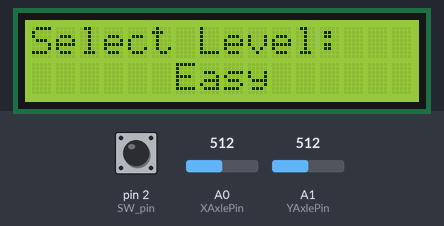
This sketch was run on a simulated Arduino Uno, built with avr-gcc and run on an emulated ATmega328P. On the bench: 16×2 character LCD. The test bench sets the inputs (shaded band); at power-on: A0 (XAxlePin) = 512, pin 2 (SW_pin) HIGH, A1 (YAxlePin) = 512.

Above: at 1.2 s.
1.3 s: A0 (XAxlePin) set to 356
2.8 s: A0 (XAxlePin) set to 333
At 3.18 s:
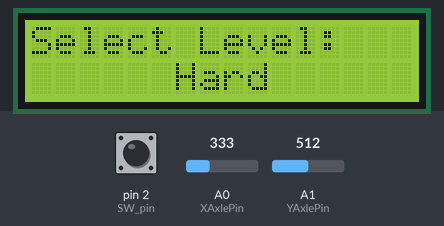
5.8 s: pin 2 (SW_pin) pulled LOW for 3.2 s
At 6.4 s:
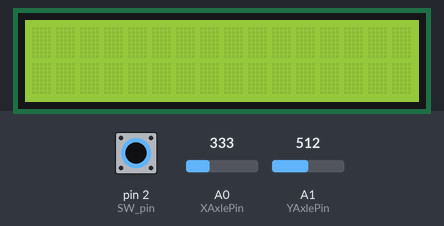
At 7.9 s:
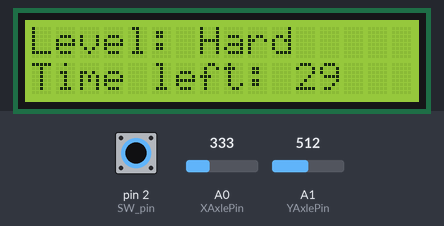
Timing chart, 0 to 9.4 s (numbered marks = the images above; inputs shaded):
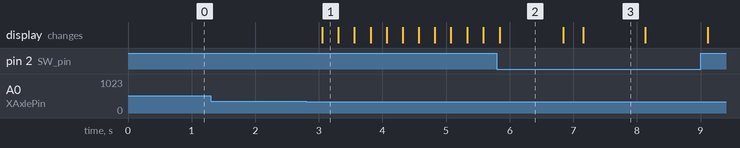

Measured:
- the behaviour switches between 341 and 340 on A0 (XAxlePin) (found by bisection; images 0 and 1)
- after the input at 1.3 s, every drawn part: stays the same
- after the input at 2.8 s, the display: changes after 0.25 s (image 1)
- after the input at 5.8 s, the display: changes at once (image 2)
- what the display in image 2 shows lasts 1.0 s, from 5.8 s to 6.8 s

The sketch:

select_difficulty.ino
```cpp
#include <LiquidCrystal.h>

// Initialise library with interface pin numbers
LiquidCrystal lcd(7, 8, 9, 10, 11, 12);

char *levels[] = {"Easy", "Hard"};
int difficulty = 0; // pick 'easy' as default level

bool lvl_selected = false;

unsigned int durations[] = {60000, 30000};
int start_time;

// Define joystick control pins for each axis
int SW_pin = 2;
int XAxlePin = A0;
int YAxlePin = A1;
// Set start values for joystick
int XAxleValue = 0;
int YAxleValue = 0;

int range = 12;           // output range of X or Y movement
int centre = range/2;     // resting position value
int threshold = range/4;  // resting threshold

void setup() {
  // Set up the LCD's number of columns and rows:
  lcd.begin(16, 2);
  digitalWrite(SW_pin, HIGH);
}

void loop() {
  while (lvl_selected == false) {
    lcd.setCursor(0, 0);
    lcd.print("Select Level:");

    lcd.setCursor(6, 1);
    lcd.print(levels[difficulty]);

    XAxleValue = readAxis(XAxlePin);
    YAxleValue = readAxis(YAxlePin);

    // Check if joystick is moved
    if (XAxleValue != 0 || YAxleValue != 0) {
      if (difficulty == 0) {
        difficulty = 1; // If current level is easy, set to hard
      } else {
        difficulty = 0; // If current level is hard, set to easy
      }

      delay(250);
    }

    // Check if the joystick is pressed down
    if (digitalRead(SW_pin) == 0) {
      lvl_selected = true;
      lcd.clear();
      start_time = millis();  // begin timer
    }
  }

  lcd.setCursor(0, 0);
  lcd.print("Level: ");
  lcd.print(levels[difficulty]);

  lcd.setCursor(0, 1);
  lcd.print("Time left:     ");
  lcd.setCursor(11, 1);

  long int time_left = start_time + durations[difficulty] - millis();

  if (time_left > 0) {
    lcd.print(round(time_left/1000));
    delay(10);
  } else {
    lcd.print("0");
    lcd.clear();
    delay(1000);
    lvl_selected = false;
  }
}

int readAxis(int thisAxis) {
  // Read analog input
  int reading = analogRead(thisAxis);

  // Map reading from analog input to output range
  reading = map(reading, 0, 1023, 0, range);

  // If output reading outside of rest position threshold, use it:
  int distance = reading - centre;
  if (abs(distance) < threshold) {
    distance = 0;
  }

  return distance;  // for specified axis
}
```
